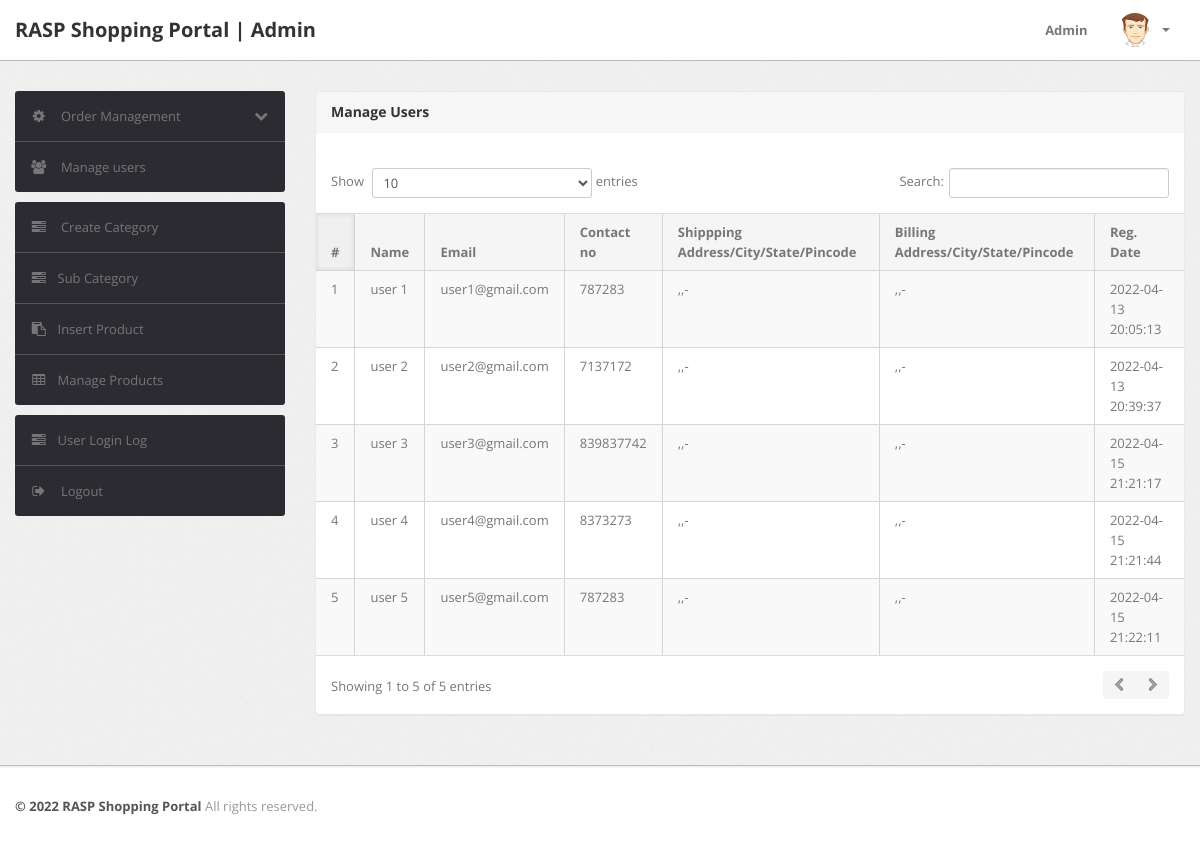
The page /admin/manage-users.php (signed in) on the database its author committed.
### tables this page shows
CREATE TABLE `users` (
  `id` int(11) NOT NULL,
  `role_id` int(3) NOT NULL,
  `name` varchar(255) DEFAULT NULL,
  `email` varchar(255) DEFAULT NULL,
  `contactno` bigint(11) DEFAULT NULL,
  `password` varchar(255) DEFAULT NULL,
  `shippingAddress` longtext DEFAULT NULL,
  `shippingState` varchar(255) DEFAULT NULL,
  `shippingCity` varchar(255) DEFAULT NULL,
  `shippingPincode` int(11) DEFAULT NULL,
  `billingAddress` longtext DEFAULT NULL,
  `billingState` varchar(255) DEFAULT NULL,
  `billingCity` varchar(255) DEFAULT NULL,
  `billingPincode` int(11) DEFAULT NULL,
  `regDate` timestamp NOT NULL DEFAULT current_timestamp(),
  `updationDate` varchar(255) DEFAULT NULL
);

### admin/manage-users.php (the view, shortened to what this page needs)
<?php
include('include/config.php');
if(strlen($_SESSION['alogin'])==0)
	{
header('location:index.php');
}
else{
?>
<!DOCTYPE html>
<html lang="en">
<head>
	<link type="text/css" href="bootstrap/css/bootstrap.min.css" rel="stylesheet">
	<link type="text/css" href="bootstrap/css/bootstrap-responsive.min.css" rel="stylesheet">
	<link type="text/css" href="css/theme.css" rel="stylesheet">
	<link type="text/css" href="images/icons/css/font-awesome.css" rel="stylesheet">
</head>
<body>
<?php include('include/header.php');?>
	<div class="wrapper">
		<div class="container">
			<div class="row">
<?php include('include/sidebar.php');?>
			<div class="span9">
					<div class="content">
	<div class="module">
							<div class="module-head">
								<h3>Manage Users</h3>
							</div>
							<div class="module-body table">
									<br />
								<table cellpadding="0" cellspacing="0" border="0" class="datatable-1 table table-bordered table-striped	 display" width="100%">
									<thead>
										<tr>
											<th>#</th>
											<th> Name</th>
											<th>Email </th>
											<th>Contact no</th>
											<th>Shippping Address/City/State/Pincode </th>
											<th>Billing Address/City/State/Pincode </th>
											<th>Reg. Date </th>
										</tr>
									</thead>
									<tbody>
<?php $query=mysqli_query($con,"select * from users");
$cnt=1;
while($row=mysqli_fetch_array($query))
{
?>
										<tr>
											<td><?php echo htmlentities($cnt);?></td>
											<td><?php echo htmlentities($row['name']);?></td>
											<td><?php echo htmlentities($row['email']);?></td>
											<td> <?php echo htmlentities($row['contactno']);?></td>
											<td><?php echo htmlentities($row['shippingAddress'].",".$row['shippingCity'].",".$row['shippingState']."-".$row['shippingPincode']);?></td>
											<td><?php echo htmlentities($row['billingAddress'].",".$row['billingCity'].",".$row['billingState']."-".$row['billingPincode']);?></td>
											<td><?php echo htmlentities($row['regDate']);?></td>
										<?php $cnt=$cnt+1; } ?>
								</table>
							</div>
						</div>
					</div>
				</div>
			</div>
		</div>
	</div>
<?php include('include/footer.php');?>
</body>
<?php } ?>

### admin/css/theme.css (style rules this page uses)
body { font-size: 13px; font-family: 'Open Sans', Arial, sans-serif; background: #fff; color: #777 }
h1, h2, h3, h4, h5, h6 { color: #333; margin-top: 0 }
h3 { font-size: 20px }
.wrapper { background: url(../images/bg.png) #eee; border-bottom: 1px solid #bbb; -webkit-box-shadow: 0 1px 2px rgba(0,0,0,0.1); -moz-box-shadow: 0 1px 2px rgba(0,0,0,0.1); box-shadow: 0 1px 2px rgba(0,0,0,0.1); padding: 30px 0 }
.module { background: #fff; -webkit-border-radius: 3px; -moz-border-radius: 3px; border-radius: 3px; border: 1px solid #ccc; border-bottom-color: #bbb; -webkit-box-shadow: 0 0 1px rgba(0,0,0,0.2); -moz-box-shadow: 0 0 1px rgba(0,0,0,0.2); box-shadow: 0 0 1px rgba(0,0,0,0.2); margin-bottom: 30px }
.table { margin-bottom: 0 }
.table th, .table td { border-color: #d5d5d5!important }
.table-bordered thead:first-child tr:first-child>th:first-child, .table-bordered tbody:first-child tr:first-child>td:first-child { -webkit-border-top-left-radius: 2px; -moz-border-radius-topleft: 2px; border-top-left-radius: 2px }
.table-bordered thead:first-child tr:first-child>th:last-child, .table-bordered tbody:first-child tr:first-child>td:last-child { -webkit-border-top-right-radius: 2px; -moz-border-radius-topright: 2px; border-top-right-radius: 2px }
.table-bordered thead:last-child tr:last-child>th:first-child, .table-bordered tbody:last-child tr:last-child>td:first-child, .table-bordered tfoot:last-child tr:last-child>td:first-child { -webkit-border-bottom-left-radius: 2px; -moz-border-radius-bottomleft: 2px; border-bottom-left-radius: 2px }
.table-bordered thead:last-child tr:last-child>th:last-child, .table-bordered tbody:last-child tr:last-child>td:last-child, .table-bordered tfoot:last-child tr:last-child>td:last-child { -webkit-border-bottom-right-radius: 2px; -moz-border-radius-bottomright: 2px; border-bottom-right-radius: 2px }
.module { box-shadow: 0 0 3px rgba(0,0,0,.1); border-color: #e9e9e9; margin-bottom: 20px; background-color: #fff; border-radius: 4px; -webkit-box-shadow: 0 1px 1px rgba(0,0,0,.05); box-shadow: 0 1px 1px rgba(0,0,0,.05); }
.module-head { color: #767676; background-color: #f6f6f6; border-color: #e9e9e9; padding: 10px 15px; border-bottom: 1px solid transparent; border-top-right-radius: 3px; border-top-left-radius: 3px; }
.module-head h3 { font-size: 14px; line-height: 20px; height: 20px; margin: 0 }
.module-body { padding: 15px }
.module-body.table { padding: 15px 0 }
.module-body.table .table th, .module-body.table .table td { padding-left: 15px; padding-right: 15px }
.dataTables_wrapper table th { background: #f5f5f5; cursor: pointer }
.dataTables_wrapper table th.sorting_asc, .dataTables_wrapper table th.sorting_desc { background: #f0f0f0; -webkit-box-shadow: 0 0 5px rgba(0,0,0,0.1) inset; -moz-box-shadow: 0 0 5px rgba(0,0,0,0.1) inset; box-shadow: 0 0 5px rgba(0,0,0,0.1) inset }
.dataTables_wrapper .table-bordered { -webkit-border-radius: 0; -moz-border-radius: 0; border-radius: 0; border-left: 0; border-right: 0 }
.dataTables_wrapper .table-bordered thead tr>th:first-child, .dataTables_wrapper .table-bordered tbody tr>td:first-child, .dataTables_wrapper .table-bordered tfoot tr>td:first-child, .dataTables_wrapper .table-bordered tfoot tr>th:first-child { border-left: 0 }
.dataTables_wrapper .table-bordered thead:first-child tr:first-child>th:first-child, .dataTables_wrapper .table-bordered tbody:first-child tr:first-child>td:first-child { -webkit-border-top-left-radius: 0; -moz-border-radius-topleft: 0; border-top-left-radius: 0 }
.dataTables_wrapper .table-bordered thead:first-child tr:first-child>th:last-child, .dataTables_wrapper .table-bordered tbody:first-child tr:first-child>td:last-child { -webkit-border-top-right-radius: 0; -moz-border-radius-topright: 0; border-top-right-radius: 0 }
.dataTables_wrapper .table-bordered thead:last-child tr:last-child>th:first-child, .dataTables_wrapper .table-bordered tbody:last-child tr:last-child>td:first-child, .dataTables_wrapper .table-bordered tfoot:last-child tr:last-child>td:first-child { -webkit-border-bottom-left-radius: 0; -moz-border-radius-bottomleft: 0; border-bottom-left-radius: 0 }
.dataTables_wrapper .table-bordered thead:last-child tr:last-child>th:last-child, .dataTables_wrapper .table-bordered tbody:last-child tr:last-child>td:last-child, .dataTables_wrapper .table-bordered tfoot:last-child tr:last-child>td:last-child { -webkit-border-bottom-right-radius: 0; -moz-border-radius-bottomright: 0; border-bottom-right-radius: 0 }

### rows shown on the page
users: name "user 1", email "user1@gmail.com", contactno "787283", shippingAddress+shippingCity+shippingState ",,-", billingAddress+billingCity+billingState ",,-", regDate "2022-04-13 20:05:13"
users: name "user 2", email "user2@gmail.com", contactno "7137172", shippingAddress+shippingCity+shippingState ",,-", billingAddress+billingCity+billingState ",,-", regDate "2022-04-13 20:39:37"
users: name "user 3", email "user3@gmail.com", contactno "839837742", shippingAddress+shippingCity+shippingState ",,-", billingAddress+billingCity+billingState ",,-", regDate "2022-04-15 21:21:17"
users: name "user 4", email "user4@gmail.com", contactno "8373273", shippingAddress+shippingCity+shippingState ",,-", billingAddress+billingCity+billingState ",,-", regDate "2022-04-15 21:21:44"
users: name "user 5", email "user5@gmail.com", contactno "787283", shippingAddress+shippingCity+shippingState ",,-", billingAddress+billingCity+billingState ",,-", regDate "2022-04-15 21:22:11"
